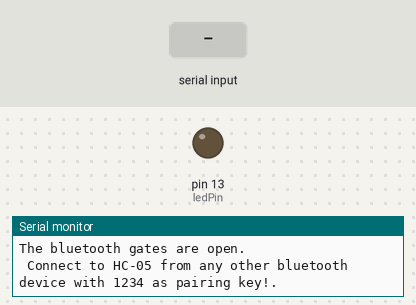
A sketch run on a simulated Arduino Uno, built with avr-gcc and run on an emulated ATmega328P. Parts: output pins drawn as LEDs (lit = HIGH), the last lines printed to the serial monitor. The inputs (shaded band) are chosen by the test bench.

Above: at 1.2 s.
1.3 s: "1" received over the second serial link
At 2.1 s:
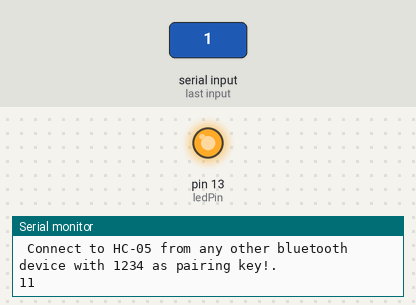
2.8 s: "0" received over the second serial link
At 3.3 s:
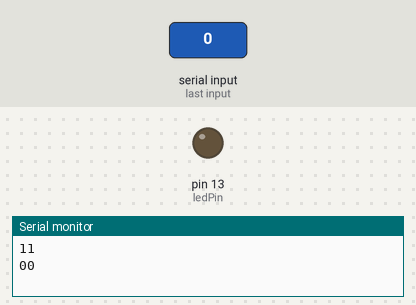
4.3 s: "2" received over the second serial link
At 5.6 s:
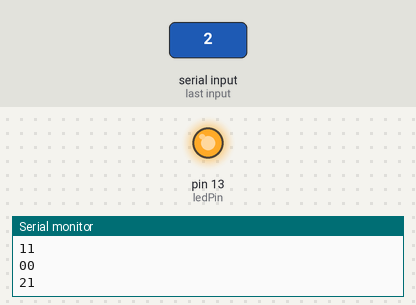
Timing chart, 0 to 7.3 s (numbered marks = the images above; inputs shaded):
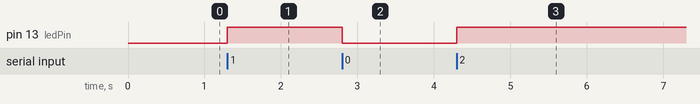

Measured:
- after the input at 1.3 s, pin 13 (ledPin): LOW → HIGH at once
- after the input at 2.8 s, pin 13 (ledPin): HIGH → LOW at once
- after the input at 4.3 s, pin 13 (ledPin): LOW → HIGH at once

The sketch:

bluetooth_toggle_led.ino
```cpp
#include <SoftwareSerial.h>
#define ledPin LED_BUILTIN

SoftwareSerial EEBlue(0, 1); // RX | TX

void setup() {
  Serial.begin(9600);

  // while the serial stream is not open, do nothing:
   while (!Serial) ;

  pinMode(ledPin, OUTPUT);

  EEBlue.begin(9600);  //Default Baud for comm, it may be different for your Module.
  Serial.println("The bluetooth gates are open.\n Connect to HC-05 from any other bluetooth device with 1234 as pairing key!.");
}

void loop() {
  // Toggle LED when data is sent to bluetooth
  if (EEBlue.available()) {
    Serial.write(EEBlue.read());
    Serial.println(!digitalRead(ledPin));
    digitalWrite(ledPin, !digitalRead(ledPin));
  }
}
```
